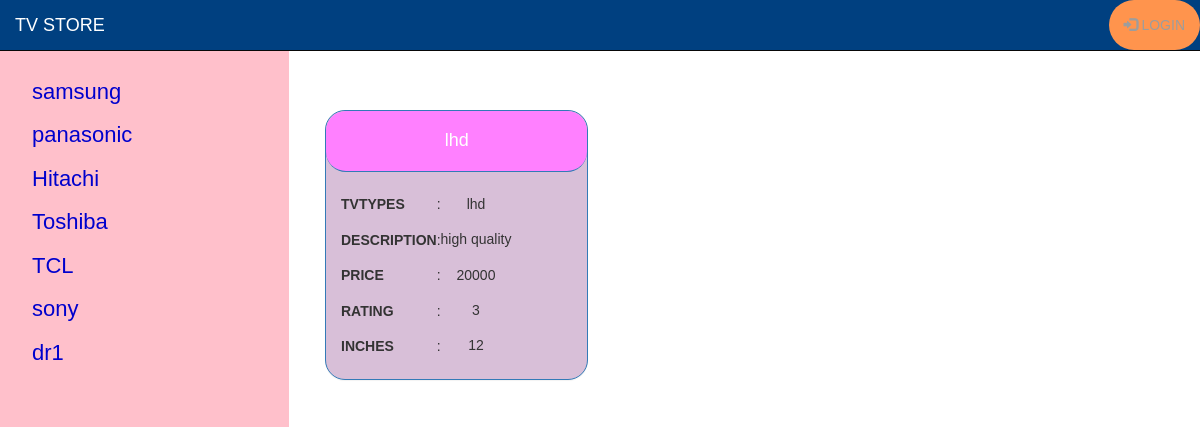
Page /Televisions/5/AllTvCompanys on the committed database.
### database_setup1.py (models this page shows, shortened)
class Television(Base):
    __tablename__ = 'television'
    id = Column(Integer, primary_key=True)
    name = Column(String(333), nullable=False)
    user_id = Column(Integer, ForeignKey('gmailuser.id'))
    gmailuser = relationship(GmailUser, backref="television")

class Tvlist(Base):
    __tablename__ = 'tvlist'
    id = Column(Integer, primary_key=True)
    tvtypes = Column(String(255), nullable=False)
    description = Column(String(555))
    price = Column(String(900))
    rating = Column(String(150))
    inches = Column(String(1000))
    date = Column(DateTime, nullable=False)
    televisionid = Column(Integer, ForeignKey('television.id'))
    television = relationship(
        Television, backref=backref('tvlist', cascade='all, delete'))
    user_id = Column(Integer, ForeignKey('gmailuser.id'))
    gmailuser = relationship(GmailUser, backref="tvlist")

### main1.py (the view)
@app.route('/Televisions/<int:tvid>/AllTvCompanys')
def showTelevision(tvid):
    tvs_tv = session.query(Television).all()
    ttc = session.query(Television).filter_by(id=tvid).one()
    tvcs = session.query(Tvlist).filter_by(televisionid=tvid).all()
    try:
        if login_session['username']:
            return render_template('showTelevision.html', tvs_tv=tvs_tv,
                                   ttc=ttc, tvcs=tvcs,
                                   uname=login_session['username'])
    except:
        return render_template('showTelevision.html',
                               tvs_tv=tvs_tv, ttc=ttc, tvcs=tvcs)

### templates/showTelevision.html (shortened to what this page needs)
{% include 'nav.html' %}
<div class="main">
{% block content %}
<div class="row" style="margin: 10px;">
{% for tvc in tvcs %}
	<div class="col-sm-4 text-center">
		<div class="panel panel-primary" style="background-color:Thistle;border-radius:20px 20px;">
			<div class="panel-heading" style="background-color:#ff80ff;border-radius:20px 20px;">
				<h4>{{ tvc.tvtypes }}</h4>
			</div>
			<div class="panel-body text-center">
				<table style= "border-radius:10px 10px;">
					<tr><th>TVTYPES</th><td>:</td><td><h5>{{ tvc.tvtypes }}</h5></td></tr>
					<tr><th>DESCRIPTION</th><td>:</td><td><h5>{{ tvc.description }}</h5></td></tr>
					<tr><th>PRICE</th><td>:</td><td><h5>{{ tvc.price }}</h5></td></tr>
					<tr><th>RATING</th><td>:</td><td><h5>{{ tvc.rating }}</h5></td></tr>
					<tr><th>INCHES</th><td>:</td><td><h5>{{ tvc.inches }}</h5></td></tr>
				</table>
			</div>
		</div>
	</div>
{% endfor %}
</div>
{% endblock content %}
</div>

### templates/nav.html (shortened to what this page needs)
<!DOCTYPE html>
<html lang="en">
<head>
  <link rel="stylesheet" href="https://maxcdn.bootstrapcdn.com/bootstrap/3.3.7/css/bootstrap.min.css">
</head>
<body>
<nav class="navbar navbar-inverse navbar-fixed-top" style="background-color:#004080;">
  <div class="container-fluid">
    <div class="navbar-header">
      <a class="navbar-brand" href="{{ url_for('home') }}" style="color:white;">TV STORE</a>
    </div>
    <ul class="nav navbar-nav navbar-right">
      {% if 'username' in session %}
            <li><button class="btn btn-warning mr-sm-2" style="margin-top: 5px;background-color:#ff944d;border-radius:10px 10px;"><a href="{{ url_for('addTelevision')}}">ADD Tv CATEGORY</a></button></li>
            <li style="margin: 10px;"><p class="text-primary mr-sm-2" style="color:#ff944d;">{{ session.username }}</p></li>
            <li style="background-color:#ff944d;border-radius:30px;color:white;"><a href="{{ url_for('logout')}}"><span class="glyphicon glyphicon-log-in"></span> LOGOUT</a></li>
      {% else %}
            <li style="background-color:#ff944d;border-radius:30px;color:white;"><a href="{{ url_for('showLogin')}}"><span class="glyphicon glyphicon-log-in"></span> LOGIN</a></li>
      {% endif %}
    </ul>
  </div>
</nav>
<div class="sidenav">
  <table>
      {% for ts in tvs_tv %}
      <tr>
          <td><a href="{{ url_for('showTelevision',tvid=ts.id)}}">{{ts.name}}</a></td>
        </tr>
      {% endfor %}
  </table>
</div>
</body>
</html>

### templates/nav.html (style rules this page uses)
body { font-family: "Trebuchet MS", Helvetica, sans-serif; background-image:url("https://digitalsynopsis.com/wp-content/uploads/2017/02/beautiful-color-gradients-backgrounds-010-winter-neva.png"); background-position: center; background-repeat: no-repeat; background-size: cover; position: relative; }
.sidenav { height: 100%; width: 289px; position: fixed; z-index: 1; top: 51px; left: 0; background-color: pink ; overflow-x: hidden; padding-top: 19px; }
.sidenav a { padding: 6px 6px 6px 32px; text-decoration: none; font-size: 22px; color: mediumblue; display: block; }
.main { margin-left: 300px; }
.panel-heading { background-color:pink; }

### rows in the picture
Television: name "samsung"
Television: name "panasonic"
Television: name "Hitachi"
Television: name "Toshiba"
Television: name "TCL"
Television: name "sony"
Television: name "dr1"
Tvlist: tvtypes "lhd", description "high quality", price "20000", rating "3", inches "12"
